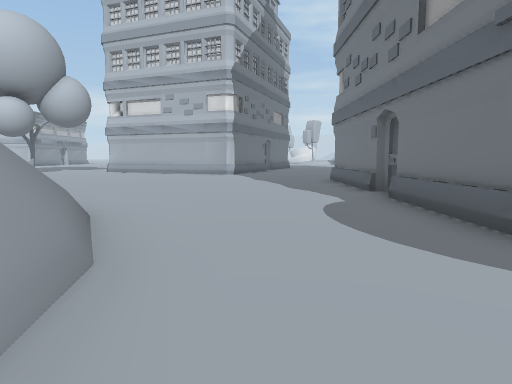
view 1 (above)

24 first-person views from a walk through a 3-D level made in the Unity game engine. The camera is 1.4 m above the floor, tilts 6° down and sees 75° across. The floor is counted in squares, 2 m on a side. Each view is taken from the middle of a square. On the plan, view 1 faces up. The plan holds only what a view shows up to about 10 squares ahead; the rest is blank. The place goes on beyond the plan. Some animated figures are not drawn.

view 2
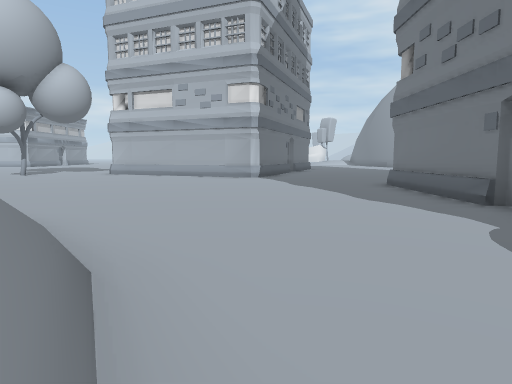

view 3
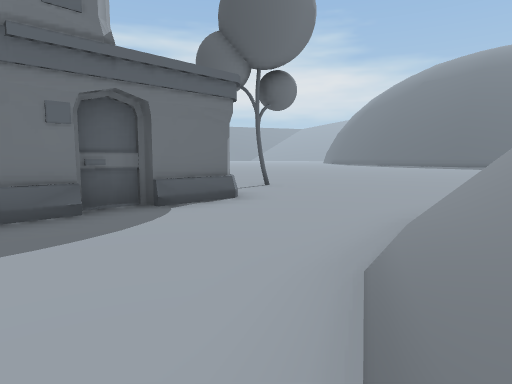

view 4
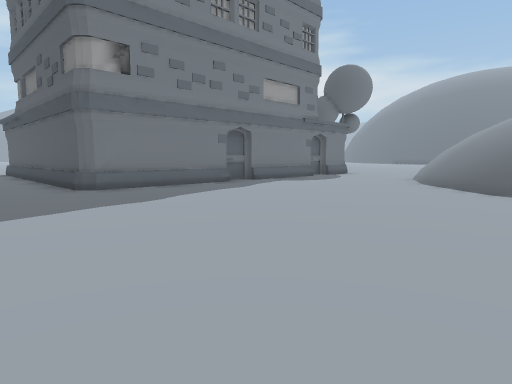

view 5
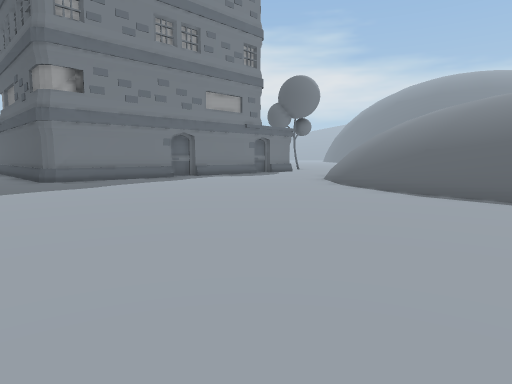

view 6
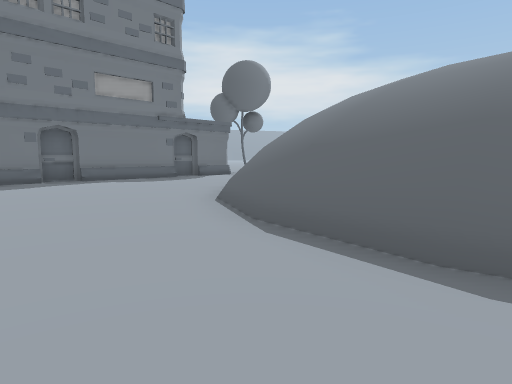

view 7
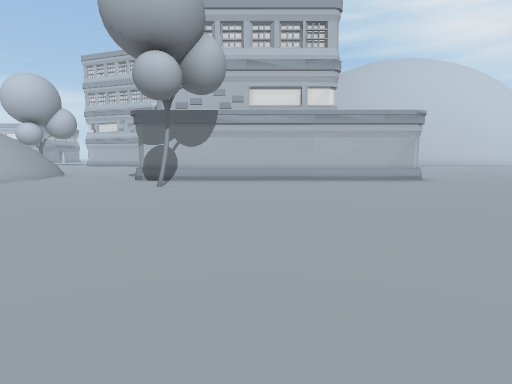

view 8
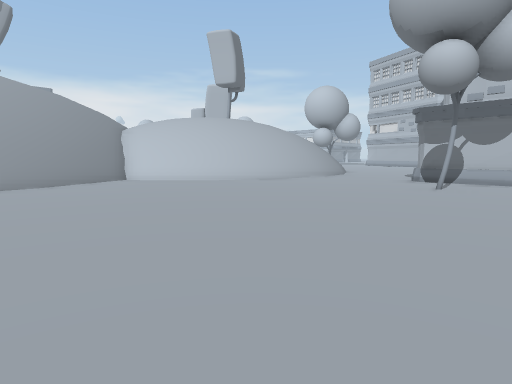

view 9
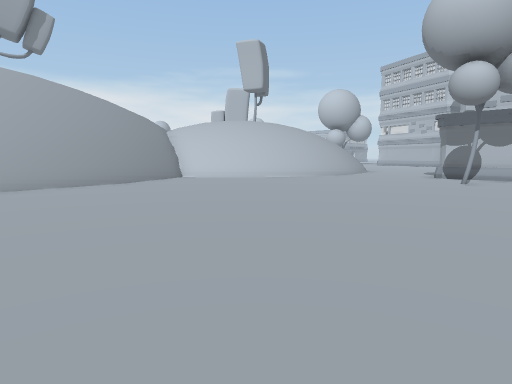

view 10
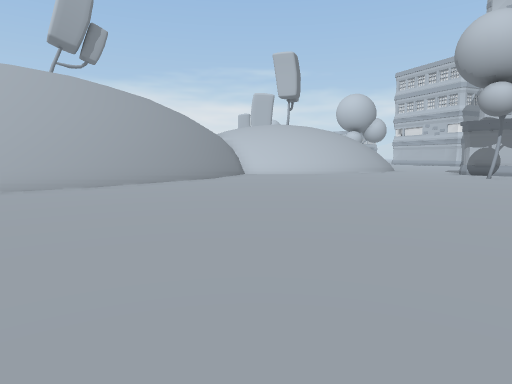

view 11
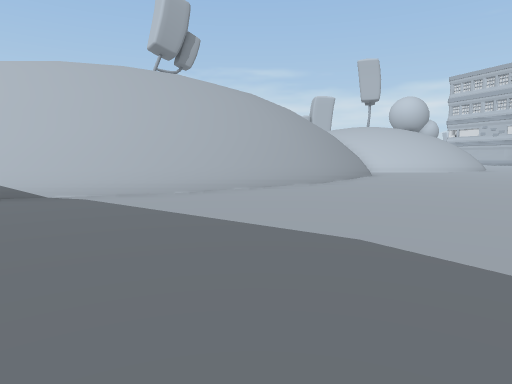

view 12
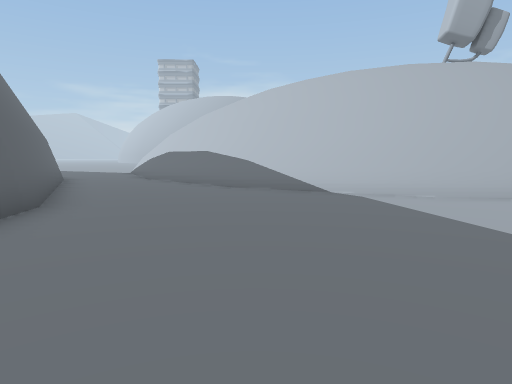

view 13
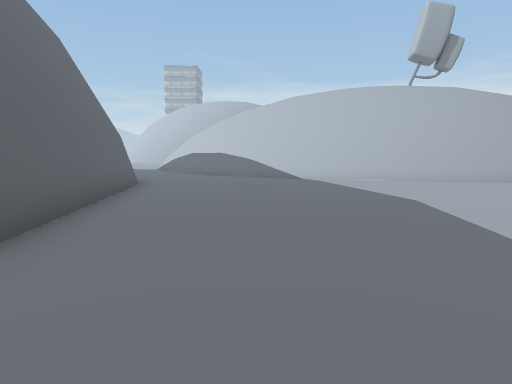

view 14
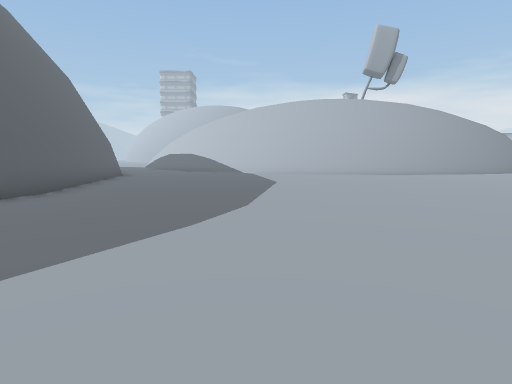

view 15
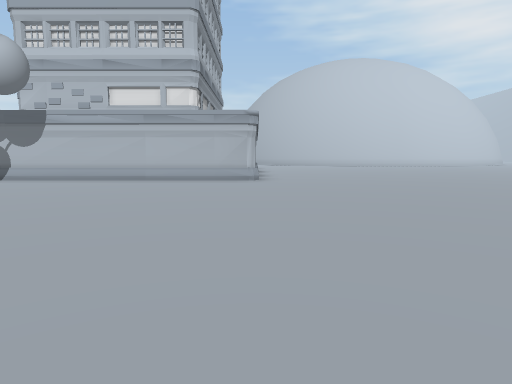

view 16
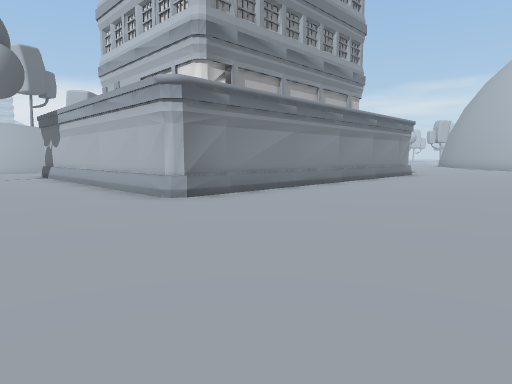

view 17
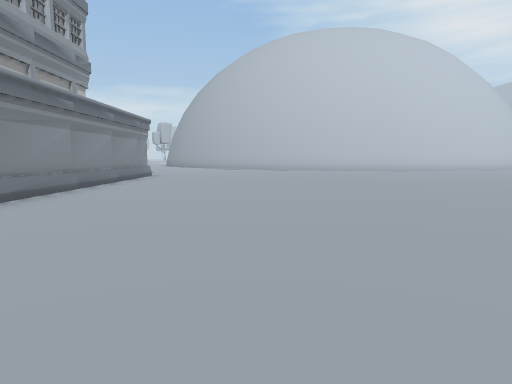

view 18
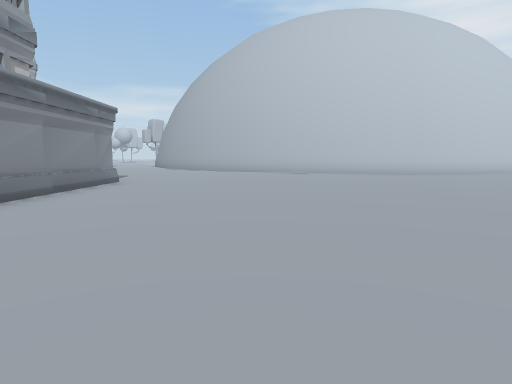

view 19
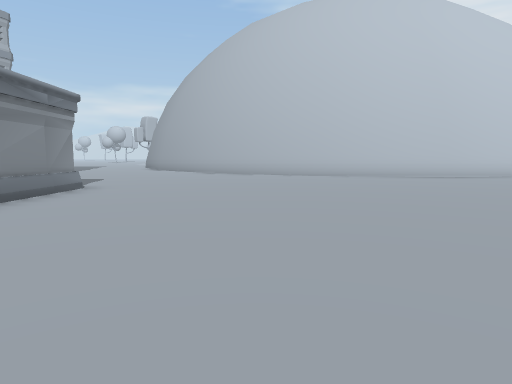

view 20
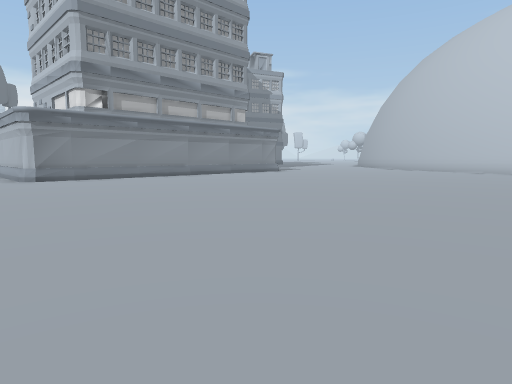

view 21
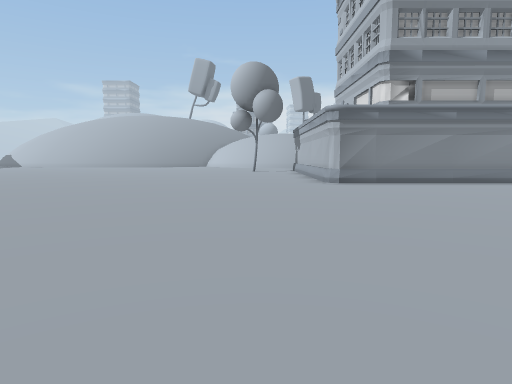

view 22
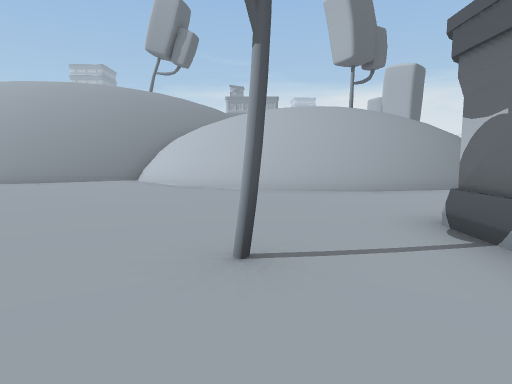

view 23
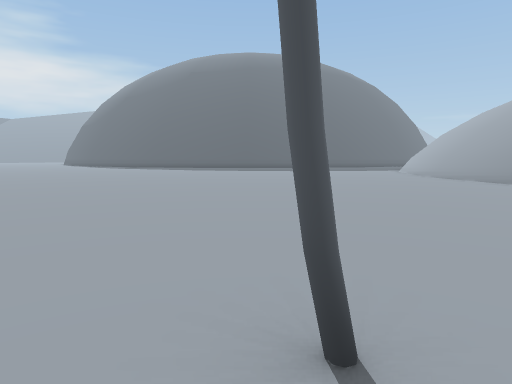

view 24
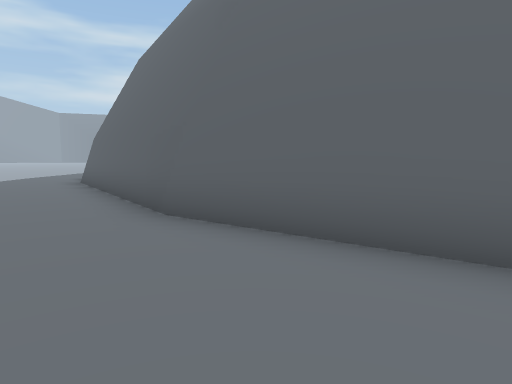

### Floor plan
Key: @ floor where view 1 was taken; # wall or solid block; . floor; ^ raised ledge; B building; T tree.
Columns run from 8 left of view 1 to 22 right of it. Each row starts with its distance up from view 1.
 13 ........          .............
 12 ..............    .............
 11 ..............     ............
 10 ...........#       B...........
  9 ...........#       B..........
  8 ...........#       B...........
  7 ...........#       B...........
  6 ##^^.......#       B..........
  5    ##......#       B..........
  4     ##.....#       B..........
  3       ^....#       B..........
  2       #....B       B...........
  1       #^...#       B...........
  0       #^@..BBBBBBBBB...........
 -1       #^.......................
 -2       #.....T..................
 -3       ^.....................
 -4      #.....................
 -5     ^.....................
 -6     #...................
 -7     #..................
 -8     ##................
 -9      #...............
-10      #..............
-11      #..............
-12      #.........
-13      #.........
-14      #.........
-15      #...........
-16      #............
-17     ##.............
-18     #...............
-19    ##..............
-20   ##..............
-21  ##.................
-22  #...................
-23  ......############..
-24  ....###
-25  ..###
-26  ###

Positions as (right, up) in squares from view 1, and headings:
1: (0, 0), facing up
2: (-1, 2), facing up
3: (-2, 4), facing down-right
4: (-5, 13), facing down-right
5: (-8, 13), facing down-right
6: (-8, 9), facing down-right
7: (6, -10), facing up
8: (6, -10), facing up-left
9: (6, -12), facing up-left
10: (6, -15), facing up-left
11: (3, -20), facing up-left
12: (3, -20), facing left
13: (7, -20), facing left
14: (11, -18), facing left
15: (11, -10), facing up
16: (16, -3), facing up-left
17: (15, -2), facing up
18: (15, 1), facing up
19: (15, 3), facing up
20: (22, -2), facing up-left
21: (20, -2), facing left
22: (6, -2), facing left
23: (4, -1), facing down
24: (1, -20), facing down-right
